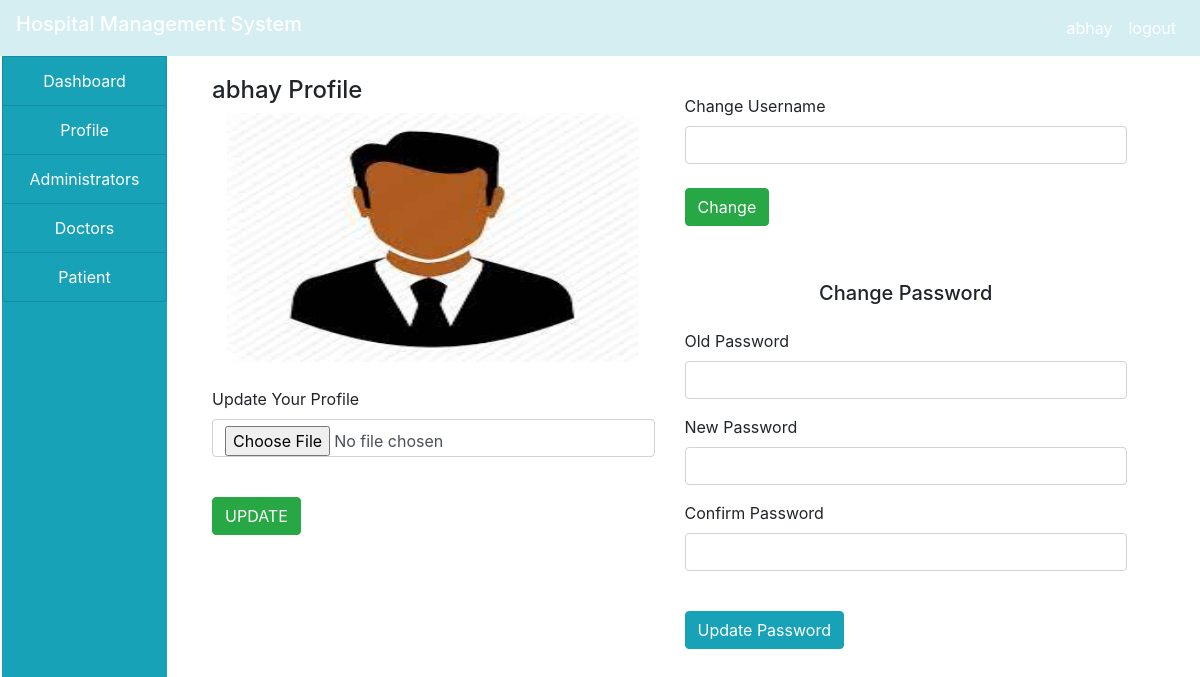
Page /admin/admin_profile.php (signed in) on the committed database.
### tables this page shows
CREATE TABLE `hospital_admin` (
  `id` int(11) NOT NULL,
  `username` varchar(50) NOT NULL,
  `password` varchar(50) NOT NULL,
  `profile` varchar(60) NOT NULL
);

### admin/admin_profile.php (the view, shortened to what this page needs)
<!DOCTYPE html>
<html>
<head>
</head>
<body>
	<?php
		include("../project/home.php");
		include("../project/connection.php");
		$ad = $_SESSION['hospital_admin'];
		$sql = "SELECT * from hospital_admin where username='$ad'";
		$res = mysqli_query($connect,$sql);
		while($row = mysqli_fetch_array($res))
		{
			$username = $row['username'];
			$profiles = $row['profile'];
		}
	?>
	<div class="container-fluid">
		<div class="col-md-12">
			<div class="row">
				<div class="col-md-2" style="margin-left: -28px;">
					<?php
					include("side_navBar.php");
					?>
				</div>
				<div class="col-md-10">
					<div class="col-md-12">
						<div class="row">
							<div class="col-md-6" style="margin-top: 20px;">
								<h4><?php echo $username; ?> Profile</h4>
								<form method="post" enctype="multipart/form-data">
									<?php
										echo "<img src='img/$profiles' class='col-md-12' style='height: 250px;'>";
									?>
									<br><br>
									<div class="form-group">
										<label>Update Your Profile</label>
										<input type="file" name="profile" class="form-control">
									</div><br>
									<input type="submit" name="update" value="UPDATE" class="btn btn-success">
								</form>
							</div>
							<div class="col-md-6">
								<form method="post" style="margin-top: 38px;">
									<label id="user">Change Username</label>
									<input type="text" name="uname" class="form-control" autocomplete="off" id="user">
									<br>
									<input type="submit" name="change" class="btn btn-success" value="Change">
								</form>
								<form method="post" style="margin-top: 55px;">
									<h5 class="text-center my-4">Change Password</h5>
									<div class="form-group">
										<label>Old Password</label>
										<input type="password" name="old_pass" class="form-control" autocomplete="off">
									</div>
									<div class="form-group">
										<label>New Password</label>
										<input type="password" name="new_pass" class="form-control">
									</div>
									<div class="form-group">
										<label>Confirm Password</label>
										<input type="password" name="con_pass" class="form-control">
									</div>
									<br>
									<input type="submit" name="update_pass" value="Update Password" class="btn btn-info">
								</form>
							</div>
						</div>
					</div>
				</div>
			</div>
		</div>
	</div>
</body>
</html>

### rows in the picture
hospital_admin: username "abhay", profile (picture)

### other values in the picture
$user "abhay"
